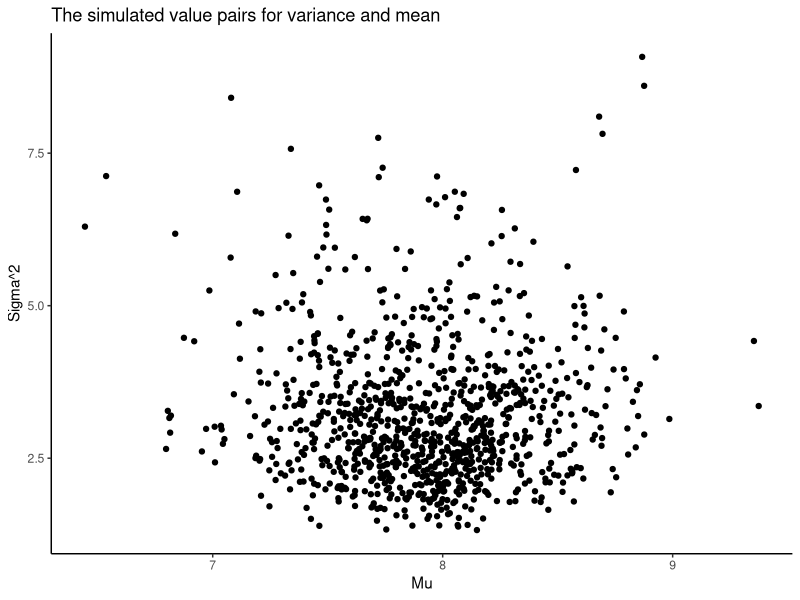
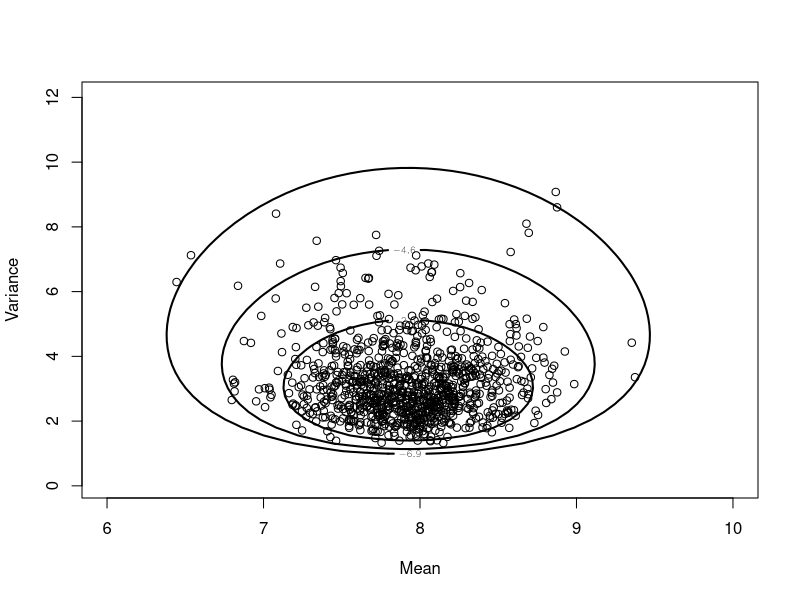
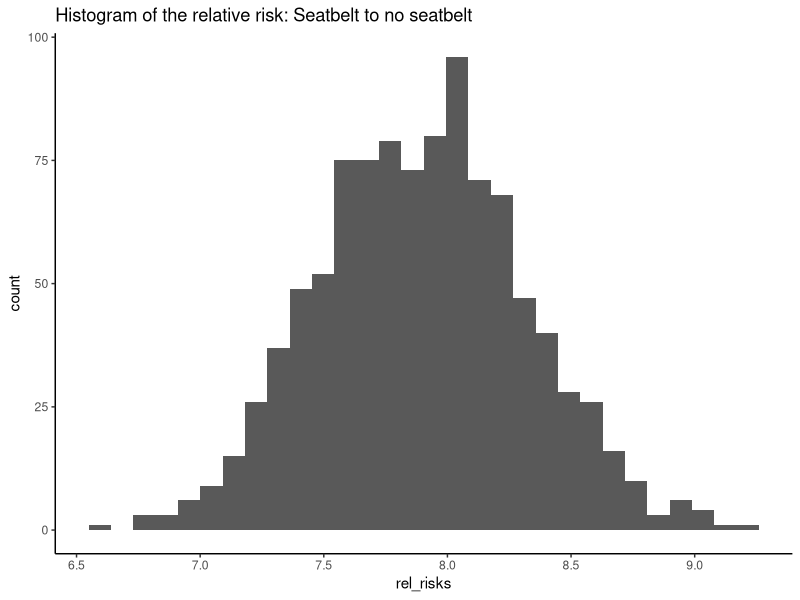
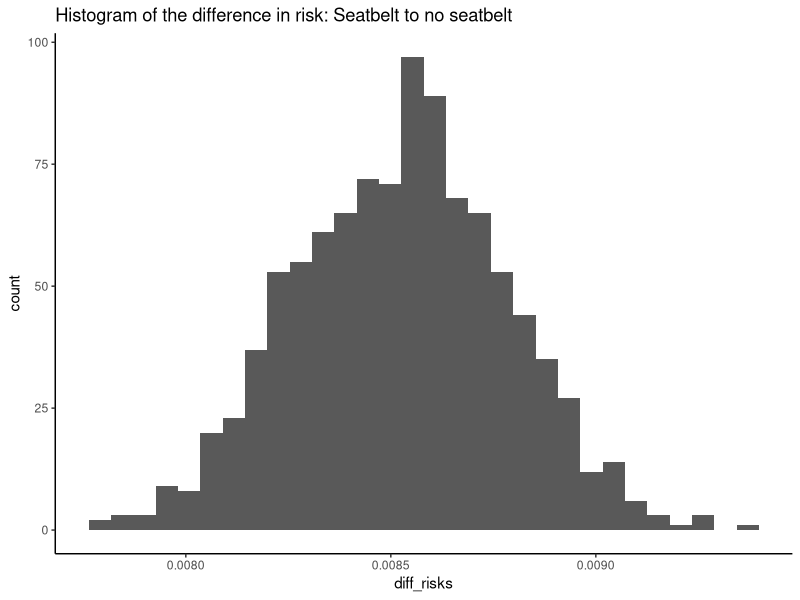
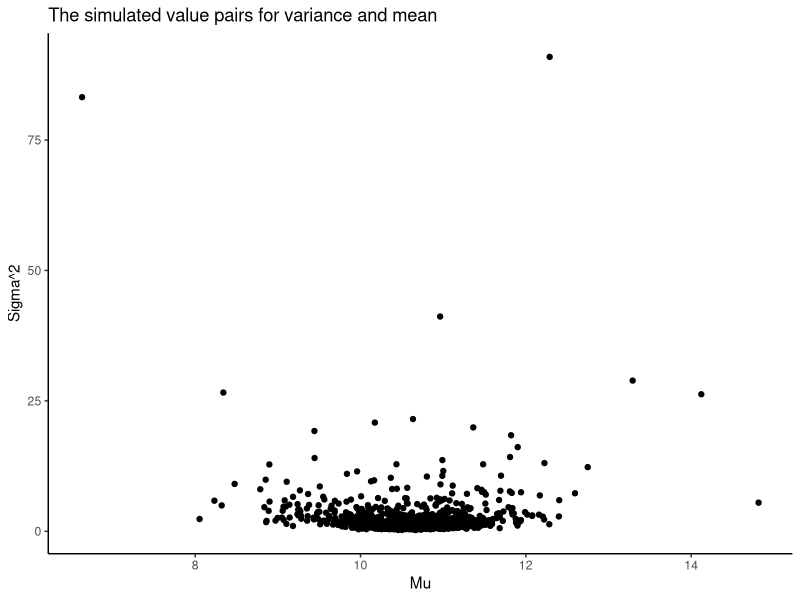
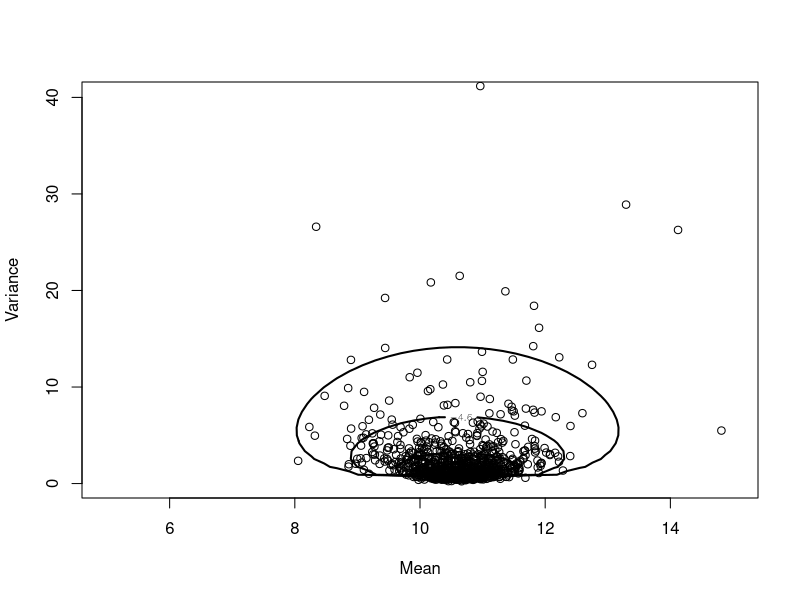
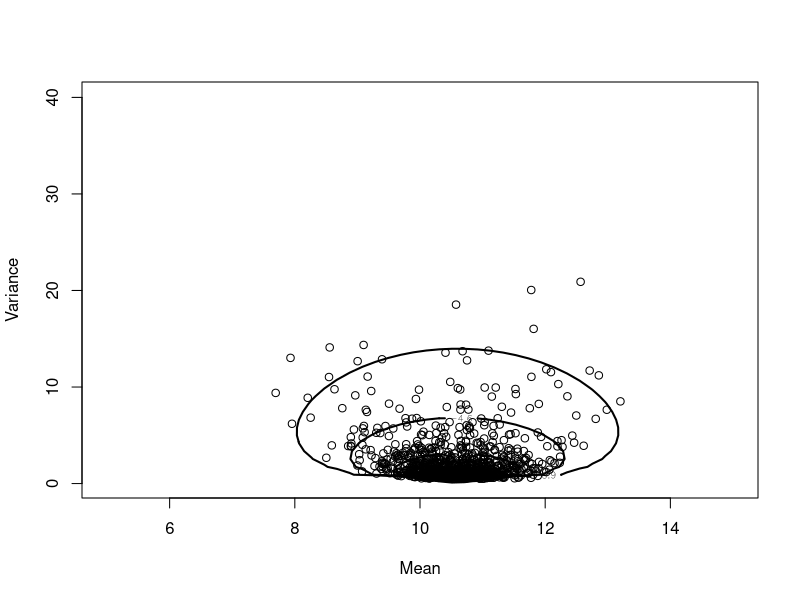
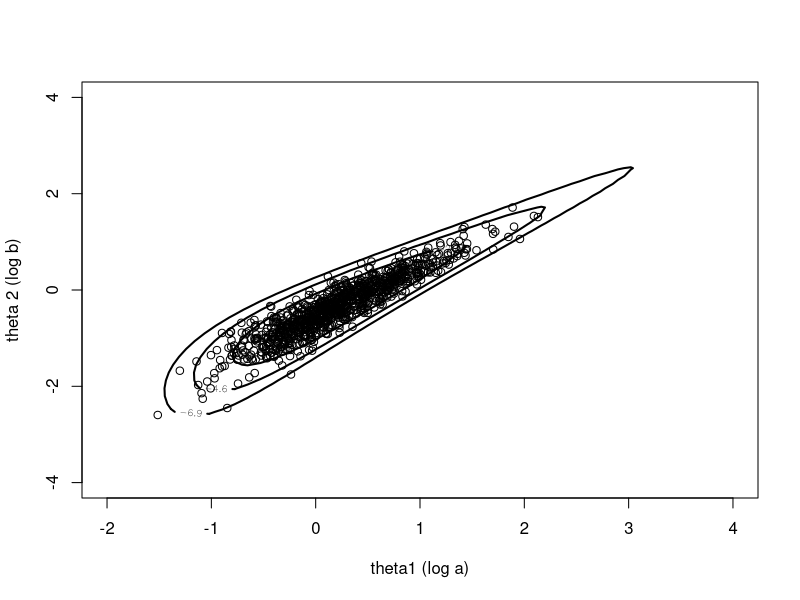

These figures' R source, in order:
## ---- chunk 1
library(LearnBayes) 
library(ggplot2) # not part of this book
## ---- chunk 2

ys <- c(9,8.5,7,8.5,6,12.5,6,9,8.5,7.5,8,6,9,8,7,10,9,7.5,5,6.5)

## 1
## Emulate section 4.2
S <- sum((ys - mean(ys))^2)
n <- length(ys)
sigma2s <- S/rchisq(1000,n-1)
mus <- rnorm(1000, mean=mean(ys), sd=sqrt(sigma2s)/sqrt(n))

## Plot the simulations 
plot_df <- cbind.data.frame(sigma2s,mus)

ggplot(plot_df,aes(mus,sigma2s)) + 
  geom_point() +
  ggtitle("The simulated value pairs for variance and mean") +
  xlab("Mu") +
  (ylab("Sigma^2")) +
  theme_classic()

## Plot using book's functions and contours
d <- mycontour(normchi2post,c(6,10,0.1,12),ys,xlab="Mean",ylab="Variance")
points(mus,sigma2s)


## 2
ps <- c(0.05,0.95)

## 90% CI for Mu
quantile(mus,ps)
## 90% CI for Sigma
quantile(sqrt(sigma2s),ps)


## 3
## Just do a brute force estimation on our sims
p75s <- mus + 0.674 * sqrt(sigma2s)

## mean and sd
mean(p75s)
sd(p75s)

## ---- chunk 3
## 1
## This is a pen-and-paper exercise
## Generally, just repeat the equations in section 4.2
## To show independence, we just show that the joint distribution is equal to the independent distributions multiplied together

## 2
## our answer follows from part 1
## Because the distributions are independent, we can simply simulate values from the two distributions per our method from question 1 and combine them

## 3
yms <- c(120,107,110,116,114,111,113,117,114,112)
Sm <- sum((yms - mean(yms))^2)
nm <- length(yms)
sigma2ms <- Sm/rchisq(1000,nm-1)
mums <- rnorm(1000, mean=mean(yms), sd=sqrt(sigma2ms)/sqrt(nm))

yfs <- c(110,111,107,108,110,105,107,106,111,111)
Sf <- sum((yfs - mean(yfs))^2)
nf <- length(yfs)
sigma2fs <- Sf/rchisq(1000,nf-1)
mufs <- rnorm(1000, mean=mean(yfs), sd=sqrt(sigma2fs)/sqrt(nf))

mu_diffs <- mums - mufs

## compute an 90% CI on the mu differences, if this interval excludes 0, then we think the means are different
ps <- c(0.05,0.95)
quantile(mu_diffs,ps)

## We compute a 90% credible interval that male golden jackals are 2.23-7.14 mm longer than females

## ---- chunk 4

N <- c(1601,162527)
S <- c(510,412368)

## 1
## Another pen and paper exercise that I won't include in this Rmarkdown
## Assume this is proven for the rest of the exercise

## 2
## The choice of a uniform prior is equivalent to a beta(1,1) prior
## Thus, we can use the beta(1,1) as a conjugate prior
## and the independent posterior distributions are given by beta(1+y,1+n-y)

pNs<- rbeta(1000,1+N[1],1+N[2])
pSs<- rbeta(1000,1+S[1],1+S[2])

rel_risks <- pNs / pSs

plot_df <- cbind.data.frame(rel_risks)
ggplot(plot_df,aes(rel_risks)) + 
  geom_histogram() +
  ggtitle("Histogram of the relative risk: Seatbelt to no seatbelt") +
  theme_classic()

## Based on the histogram, people are ~8x more likely to die in an accident if they are not wearing a seatbelt

## use the quantile function to produce the interval
quantile(rel_risks,c(0.025,0.975))

## 4
diff_risks <- pNs - pSs

plot_df <- cbind.data.frame(diff_risks)
ggplot(plot_df,aes(diff_risks)) + 
  geom_histogram() +
  ggtitle("Histogram of the difference in risk: Seatbelt to no seatbelt") +
  theme_classic()

## 5
length(diff_risks > 0) / length(diff_risks)

## All of our simulated Ps (probability of death in an accident) are greater for no seatbelt than for seatbelt-wearing accidents

## our answer here is %100
## ---- chunk 5

ys <- c(10,11,12,11,9)

## Just copy our code from exercise 1
S <- sum((ys - mean(ys))^2)
n <- length(ys)
sigma2s <- S/rchisq(1000,n-1)
mus <- rnorm(1000, mean=mean(ys), sd=sqrt(sigma2s)/sqrt(n))

## Plot the simulations 
plot_df <- cbind.data.frame(sigma2s,mus)

ggplot(plot_df,aes(mus,sigma2s)) + 
  geom_point() +
  ggtitle("The simulated value pairs for variance and mean") +
  xlab("Mu") +
  (ylab("Sigma^2")) +
  theme_classic()

## Plot using book's functions and contours
d <- mycontour(normchi2post,c(5,15,0.1,40),ys,xlab="Mean",ylab="Variance")
points(mus,sigma2s)

## 2 Another pen-and-paper exercise, I should try to add these using images from Latec or something

## 3
## From part 1, we have a box that approximately covers the posterior distribution
## Use the function simcontour to similar data

## The posterior distribution doesn't have a nice closed form, 
##   but it is easy to compute explicitly for a given value
## We use our grid from part 1 to compute posterior probabilities of parameter pairs
grid <- c(5,15,0.1,40)

## First let's write a function that computes the pdf for given data and parameters

pnorm_rounded <- function(x,mu,sigma2) {
  return(ifelse(trunc(x)==x,pnorm(x+0.5,mu,sqrt(sigma2)) - pnorm(x-0.5,mu,sqrt(sigma2)),0))
}

## Now write a function that uses the previous to compute log of posterior probability for given data and paramters
lognorm_rounded_post <- function(theta,ys) {
  return(log(  (1/theta[2]) * prod(pnorm_rounded(ys,theta[1],theta[2]))  ))
}

## Plot the contours of the distribution
mycontour(lognorm_rounded_post,grid,ys,xlab="Mean",ylab="Variance")
sims <- simcontour(lognorm_rounded_post,grid,ys,1000)
points(sims$x,sims$y)

## 4

## compute the mean/sd for the standard sims
mean(mus)
sd(mus)

## compute the mean/sd for the sims from rounded density
mean(sims$x)
sd(sims$x)

## The posterior distributions for Mu are effectively the same
## Intuitively, this shouldnt surprise us as rounding the data points should not impact the mean

## For example

sims <- rnorm(1000,mean=10,sd=sqrt(10))
rounded_sims <- round(sims)
mean(sims)
sd(sims)
mean(rounded_sims)
sd(rounded_sims)

## I think the point of this exercise is to demonstrate how bayesian inference can be used in cases where closed-form mathematical proof is not possible

## How would we have proven that rounding does not impact the mean in traditional statistics?

## ---- chunk 6

ys <- c(2,5,0,2,3,1,3,4,3,0,3,
        2,1,1,0,6,0,0,3,0,1,1,
        5,0,1,2,0,0,2,1,1,1,0)

## This will be very similar to question 4, where we make some big posterior function,
##  and then use mycontour and simcontour to answer the question

gamma_func <- function(y,a,b) {
  return( gamma(y+a) *
          (b ^ a) *
          (1/( gamma(a) * factorial(y) )) *
          (1/( (b+1) ^ (y+a) ))
  )
}

poisson_gamma_post <- function(theta,ys) {
  a <- exp(theta[1])
  b <- exp(theta[2])
  
  return(log( (1/(a*b)) * prod(gamma_func(ys,a,b)) ))
}

## Now that we've defined the computation of the posterior for a given parameter pair
##  We have to find the grid 

## It took me a lot of painful guessing to find this appropriate grid
## (Because the posterior probabilities of a and b are not indenpendent)
## Theres probably a better way
grid <- c(-2,4,-4,4)

mycontour(poisson_gamma_post,grid,ys,xlab="theta1 (log a)", ylab="theta 2 (log b)")
sims <- simcontour(poisson_gamma_post,grid,ys,1000)
points(sims$x,sims$y)
as <- exp(sims$x)
bs <- exp(sims$y)
qs <- c(.05,.95)
quantile(as,qs)
quantile(bs,qs)

## ---- chunk 7

## 1
## A pen and paper exercise

## 2
## From part 1, because the posteriors are independent, we can simply simulate draws from the two marginal densities
## Also note that the Gamma distribution is a conjugate prior for poisson parameter
## This means that the poserior is an easy computation update to the prior

g1 <- c(144,2.4)
g2 <- c(100,2.5)
data1 <- c(260,4)
data2 <- c(165,4)
post1 <- g1+data1
post2 <- g2+data2

lambda1s <- rgamma(1000,post1[1],post1[2])
lambda2s <- rgamma(1000,post2[1],post2[2])

## 3
## posterior probability from sims
length(lambda1s[lambda1s>=1.5*lambda2s]) / length(lambda1s)

## ---- chunk 8

gamma_sampling_post <- function(theta,y) {
  sum(dgamma(y,shape=theta[1],scale=theta[2],log=TRUE))
}

ys <- c(12.2,0.9,0.8,5.3,2,1.2,1.2,1,.3,1.8,3.1,2.8)

## 1
grid <- c(0.001,5,0.001,30)

mycontour(gamma_sampling_post,grid,ys,xlab="shape", ylab="scale")
sims <- simcontour(gamma_sampling_post,grid,ys,1000)
points(sims$x,sims$y)

## 2
mus <- sims$x*sims$y
qs <- c(0.05,0.95)
quantile(mus,qs)

## 3 
thetas <- cbind(sims$x,sims$y)

## Take a theta = (alpha,lambda) and transform it into (f1(alpha,lambda),f2(alpha,lambda))
## f1(alpha,lambda) = alpha
## f2(alpha,lambda) = 1/lambda

## the jacobian matrix is [1,0,0,-1/lamba^2] and the determinent is -1/lambda^2
